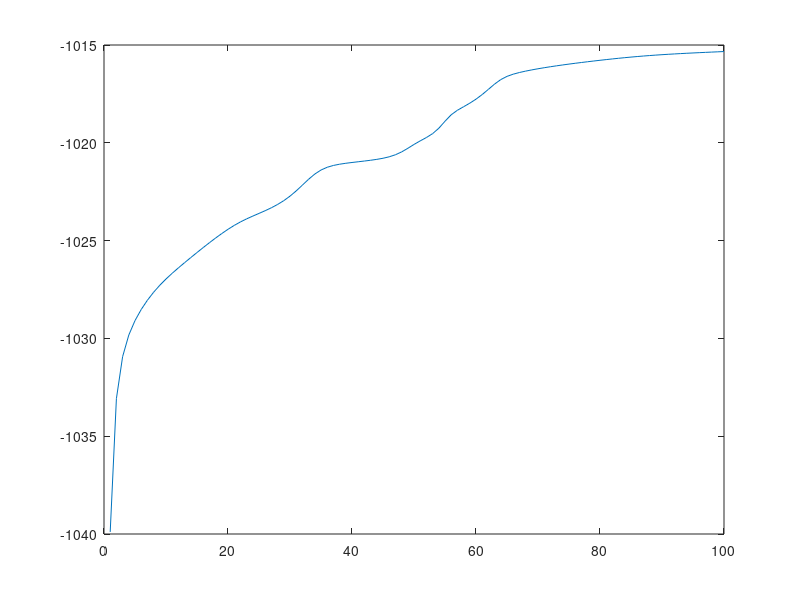
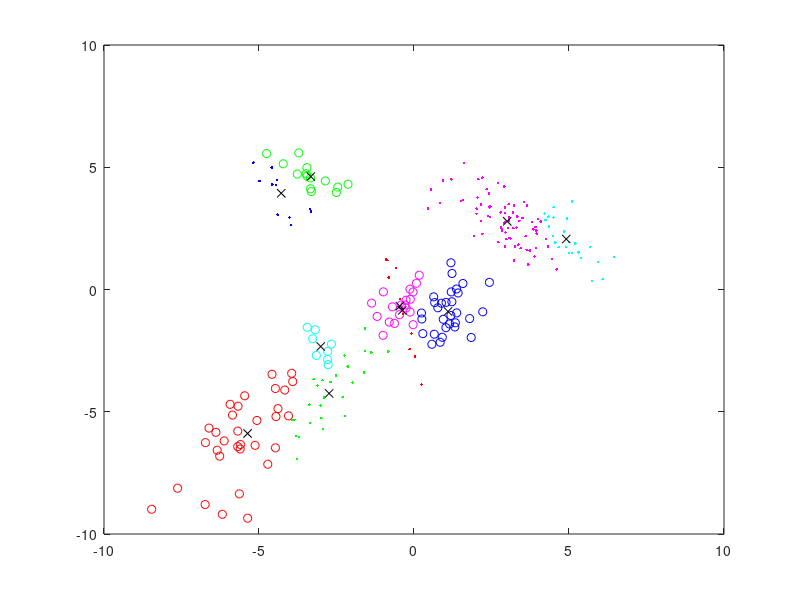

Write MATLAB code to recreate these figures, in order.
clear;
close all;
load data.mat;
%setup the parameters and initialize some parameters with zeros matrix% 
K=10;d=2;n=250;
phi=zeros(n,K);n1=zeros(K);pi=zeros(K);sigma=zeros(d,d,K);
f=zeros(100,1);phix=zeros(d);sum_phi=zeros(K);
[lb,mu]=kmeans(X',K);mu1=mu';X1=X';
%initialize sigma and pi%
for j=1:K
    sigma(:,:,j)=cov(X1(lb==j,:));
    pi(j) = sum(lb==j)/n;
end
%begin iteration of EM%
for t=1:100 %100 iterations%
%E-step: set phi(i,j) at iteration t%
for j=1:K
for i=1:n
Normal=mvnpdf(X(:,i),mu1(:,j),sigma(:,:,j));
phi(i,j)=pi(j).*Normal;
end
end
%calculate ft to assess convergence of f as a function of t%
f(t)=sum(log(sum(phi,2)));
phi=phi./repmat(sum(phi,2),1,K);%normalization%
%M-step: update n,mu,sigma,pi%
for j=1:K
sum_phi=sum(phi,1);
n1(j)=sum_phi(j);
sum_phix=zeros();
for i=1:n
phix=phi(i,j).*X(:,i);
sum_phix=phix+sum_phix;
end
mu1(:,j)=sum_phix./n1(j);
sum_phixmu=zeros(d,d);
for i=1:n
sum_phixmu=sum_phixmu+phi(i,j).*((X(:,i)-mu1(:,j))*(X(:,i)-mu1(:,j))');
end 
sigma(:,:,j)=sum_phixmu./n1(j);
pi(j)=n1(j)/n;
end
end
%plot part(b) graph%
plot(f);
[maxphi,L] = max(phi');
color = ['b','r','g','c','m','b','r','g','c','m'];
dot = ['.','.','.','.','.','o','o','o','o','o'];
figure;
for i=1:n
    plot(X(1,i),X(2,i),[color(L(i)) dot(L(i))]) 
    hold on
end
plot(mu1(1,:),mu1(2,:),['k','x']);%plot part(c) graph%